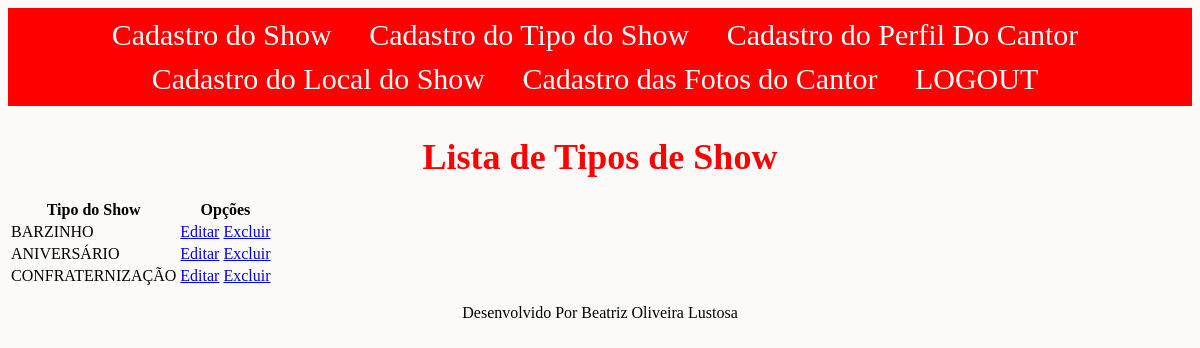
/ver/tipo/ (signed in), run on the app's committed database.
### paginas/models.py (models this page shows, shortened)
class TipoShow (models.Model):
    tipo_show = models.CharField(max_length=100)

### paginas/views.py (the view)
# urls.py: path("ver/tipo/", TipoShowList.as_view(), name = "ver-tipo"),
class TipoShowList(LoginRequiredMixin, ListView):
    model = TipoShow
    template_name = 'ver/tipo.html'

### paginas/templates/ver/tipo.html
{% extends "paginas/index.html" %}
{% load static %}
{% block conteudo %}
<h2>Lista de Tipos de Show</h2>
<table>
  <thead>
    <tr>
      <th>Tipo do Show</th>
      <th>Opções</th>
    </tr>
  </thead>
  <tbody>
  {% for tipo in object_list %}
    <tr>
      <td>{{ tipo.tipo_show }}</td>
      <td>
        <a href="{% url "editar-tipo" tipo.pk %}">Editar</a>
        <a href="{% url "excluir-tipo" tipo.pk %}">Excluir</a>
      </td>
    </tr>
  {% empty %}
    <tr>
      <td colspan="4">Nenhum tipo de show encontrado.</td>
    </tr>
  {% endfor %}
  </tbody>
 </table>
{% endblock %}

### static/css/estilo.css (style rules this page uses)
h2 { font-size: 36px; font-weight: 900; text-align: center; margin-bottom: 20px; color: #ff0000; }
body { background-color: #fcfbf9; }

### data on the page
TipoShow: tipo_show "BARZINHO"
TipoShow: tipo_show "ANIVERSÁRIO"
TipoShow: tipo_show "CONFRATERNIZAÇÃO"
